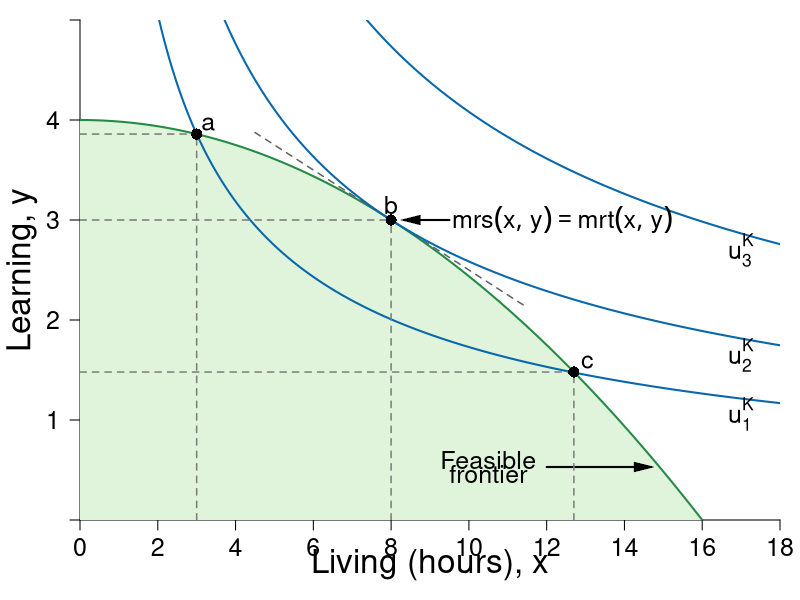

Here is the R script that generated this plot:
#Graph Designer: Simon Halliday
#Authors: Bowles, Foley and Halliday
#Title: Microeconomics: Competition, Conflict and Coordination

library(shape)
pdf(file = "constrained_optimization/feasible_frontier_indifference_check.pdf", width = 8, height = 8)

#Set parameters for graphics
pointsize <- 1.8
axislabelsize <- 2
labelsize <- 1.5
namesize <- 1.8
annotatesize <- 1.5
graphlinewidth <- 2
segmentlinewidth <- 1.5

COL <- c("#7fc97f", "#beaed4", "#fdc086", "#ffff99", "#386cb0", "#f0027f", "#bf5b17", "#666666")
COLA <- c("#e0f3db", "#99d8c9","#66c2a4","#41ae76", "#238b45", "#005824")
COLB <- c("#4eb3d3", "#2b8cbe", "#0868ac","#084081")
grays <- gray.colors(25, start = 1, end = 0)


#Edited the margins to cater for the larger LHS labels
par(mar =  c(4, 4, 1, 1))

ppf <- function(x, slope = 1/64, bary = 4) {
  bary - slope *x^2
}

uFn <- function(x, y, alpha = 0.4){
  (x^alpha)*(y^(1-alpha))
}

indiffA <- function(x, ubar = uFn(8,3) - 1, alpha = 0.4) {
  (ubar/ (x^alpha))^(1/ (1 - alpha))
}

tangentLine <- function(x, slope, intercept){
  intercept - slope*x
}

ylims <- c(0, 5)
xlims <- c(0, 18)

npts <- 501 
x <- seq(xlims[1], xlims[2], length.out = npts)
y <- seq(ylims[1], ylims[2], length.out = npts) 
a <- c(uFn(3, ppf(3)), uFn(8, 3), uFn(8, 3) + 1.4) #alpha = 0.4

plot(0, 0, xlim = xlims, ylim = ylims, type = "n",
     xlab = expression(paste("")),
     ylab = expression(paste("")), 
     xaxt = "n", 
     yaxt = "n", 
     cex.lab = axislabelsize, 
     bty = "n", 
     xaxs="i", 
     yaxs="i"
)


# ticksy <- seq(from = 0, to = ylims[2], by = 1)
# ylabels <- seq(from = 0, to = ylims[2], by = 1)
ticksx <- seq(from = 0, to = xlims[2], by = 2)
xlabels <- seq(from = 0, to = xlims[2], by = 2)
ticksy <- c(ylims[1], 1, 2, 3, 4, ylims[2])
ylabels <- c(NA, 1, 2, 3, 4, NA)
# ticksx <- c(xlims[1], 5.25, 8.944272, xlims[2])
# xlabels <- c(NA, expression(paste(x,"*")), expression(paste(bar(x))), NA)

axis(1, at = ticksx, pos = 0, labels = xlabels, cex.axis = labelsize)
axis(2, at = ticksy, pos = 0, labels = ylabels, las = 1, cex.axis = labelsize)

npts <- 500 
xx1 <- seq(xlims[1], xlims[2], length.out = npts)

#Series for tangent line
xx3 <- seq(4.5, 11.5, length.out = npts)

#Draw the polygon for shading the feasible set
xpoly1 <- seq(from = xlims[1], to = 16, length.out = 500)
ypoly1 <- ppf(xpoly1)
polygon(x = c(xpoly1, xpoly1[1]), y = c(ypoly1, rev(ypoly1)[1]), col=COLA[1], density=NULL, border = NA)

#Draw the graphs
lines(xx1, ppf(xx1), col = COLA[5], lwd = graphlinewidth)

lines(xx3, tangentLine(xx3, slope = 1/4, intercept = 5), col = grays[22], lwd = segmentlinewidth, lty = 2)

#Label the feasible frontier
text(10.5, 0.60, expression("Feasible"), cex = labelsize)
text(10.5, 0.46, expression("frontier"), cex = labelsize)
Arrows(12, 0.53, 14.5, 0.53, col = "black", lty = 1, lwd = 2, arr.type = "triangle", arr.lwd = 0.5)

contour(x, y, 
        outer(x, y, uFn),
        drawlabels = FALSE,
        col = COLB[3],
        lwd = graphlinewidth,
        levels = a, 
        xaxs="i", 
        yaxs="i", 
        add = TRUE)

#Axis labels
text(0.5*xlims[2], -0.45, expression(paste("Living (hours), ", x)), xpd = TRUE, cex = axislabelsize) 
text(-1.5, 0.5*ylims[2], expression(paste("Learning, ", y)), xpd = TRUE, cex = axislabelsize, srt = 90) 

#Add mrs = mrt at i
text(12.4, 3, expression(paste(mrs(x,y) == mrt(x,y))), cex = labelsize)
Arrows(9.5, 3, 8.5, 3, col = "black", lty = 1, lwd = 2, arr.type = "triangle", arr.lwd = 0.5)

#Label the indifference curves
text(17, 1.06, expression(u[1]^K), cex = labelsize)
text(17, 1.65, expression(u[2]^K), cex = labelsize)
text(17, 2.7, expression(u[3]^K), cex = labelsize)

#Annotate max u point on feasibility frontier
text(8, ppf(8) + 0.15, expression(paste(b)), cex = labelsize)
segments(8, 0, 8, ppf(x = 8), lty = 2, col = grays[20], lwd = segmentlinewidth)
segments(0, ppf(x = 8), 8, ppf(x = 8), lty = 2, col = grays[20], lwd = segmentlinewidth)
points(8, ppf(x = 8), pch = 16, col = "black", cex = 1.5)

text(3.3, ppf(3) + 0.1, expression(paste(a)), cex = labelsize)
segments(3, 0, 3, ppf(x = 3), lty = 2, col = grays[20], lwd = segmentlinewidth)
segments(0, ppf(x = 3), 3, ppf(x = 3), lty = 2, col = grays[20], lwd = segmentlinewidth)
points(3, ppf(x = 3), pch = 16, col = "black", cex = 1.5)


text(13.05, ppf(12.7) + 0.1, expression(paste(c)), cex = labelsize)
segments(12.7, 0, 12.7, ppf(x = 12.7), lty = 2, col = grays[20], lwd = segmentlinewidth)
segments(0, ppf(x = 12.7), 12.7, ppf(x = 12.7), lty = 2, col = grays[20], lwd = segmentlinewidth)
points(12.7, ppf(x = 12.7), pch = 16, col = "black", cex = 1.5)




dev.off()
